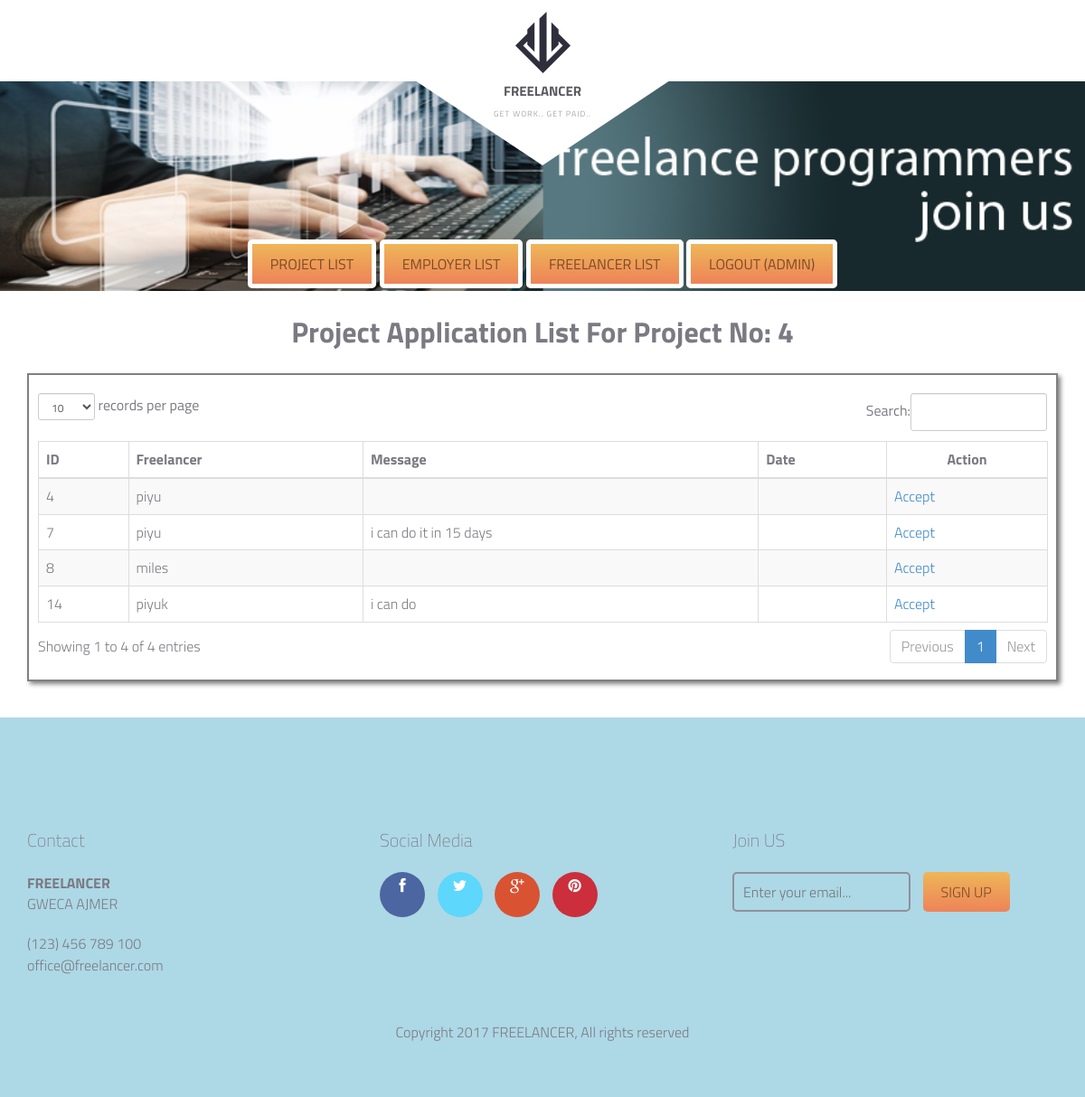
Page /admin_viewapplication.php?id=4 (signed in) on the committed database.
### tables this page shows
CREATE TABLE IF NOT EXISTS `project_application` (
  `sr_no` int(11) NOT NULL AUTO_INCREMENT,
  `project_id` int(11) NOT NULL,
  `freelancer_id` int(11) NOT NULL,
  `date` varchar(500) NOT NULL,
  `description` varchar(500) NOT NULL,
  `message` varchar(500) NOT NULL,
  `status` int(11) NOT NULL,
  PRIMARY KEY (`sr_no`)
);

CREATE TABLE IF NOT EXISTS `freelancer` (
  `sr_no` int(11) NOT NULL AUTO_INCREMENT,
  `name` varchar(500) NOT NULL,
  `pass` varchar(500) NOT NULL,
  `dob` date NOT NULL,
  `email` varchar(500) NOT NULL,
  `image` text NOT NULL,
  `number` text NOT NULL,
  `college` text NOT NULL,
  `address` text NOT NULL,
  `experience` text NOT NULL,
  `qualification` text NOT NULL,
  `skills` text NOT NULL,
  `resume` varchar(500) NOT NULL,
  `active` int(11) NOT NULL DEFAULT '1',
  `gender` varchar(10) NOT NULL,
  PRIMARY KEY (`sr_no`)
);

### admin_viewapplication.php (the view, shortened to what this page needs)
<?php
	$id = $_GET['id'];
	$con=mysqli_connect("127.0.0.1:3307","pma","","freelancer");
	$fq = "select * from project where id='$id'";
	$fqres = mysqli_query($con,$fq);
	$fqrow=mysqli_fetch_array($fqres);
	$selected_freelancer = $fqrow['selected_freelancer'];
	$q="Select project_application.*, freelancer.sr_no sr_no, freelancer.name name from project_application inner join freelancer on project_application.freelancer_id = freelancer.sr_no where project_id = '$id'";
	$res=mysqli_query($con,$q);
?>
<!DOCTYPE html>
<html lang="en">
	<head>
		<link href="fonts/font-awesome.min.css" rel="stylesheet" type="text/css">
		<link href="assets/css/bootstrap.css" rel="stylesheet" />
    <link href="assets/js/dataTables/dataTables.bootstrap.css" rel="stylesheet" />
    <link href="assets/css/font-awesome.css" rel="stylesheet" />
		<link rel="stylesheet" href="style.css">
	</head>
	<body class="homepage">
		<div id="site-content">
			<header class="site-header">
				<div class="container">
					<div id="branding">
						<img src="images/logo.png" alt="" class="logo">
						<h1 class="site-title"><a href="index.php">FREELANCER</a></h1>
						<small class="site-description">GET WORK.. GET PAID..</small>
					</div>
				</div>
			</header>
			<main class="main-content">
				<div class="hero">
					<div class="featured-image" data-bg-image="dummy/home.jpg" style="background-image: url(&quot;dummy/home.jpg&quot;);">
						<a href="admin_projectlist.php" class="button">Project List</a>
						<a href="admin_employerlist.php" class="button">Employer List</a>
						<a href="admin_freelancerlist.php" class="button">Freelancer List</a>
						<a href="admin_logout.php" class="button">Logout (<?php echo $_SESSION['admin_username']; ?>)</a>
					</div>
				</div>
				<div class="fullwidth-block content">
					<div class="container">
<center><h1>
Project Application List For Project No: <?php echo $id; ?>
</h1></center>
						<div class="" style="padding:10px; border:2px solid gray; box-shadow:3px 3px 5px gray;">
							<div class="row">
							<div class="col-md-12">
                                    <div class="table-responsive">
										<table class="table table-striped table-bordered table-hover" id="dataTables-example">
											<thead>
												<tr>
													<th>ID</th>
													<th>Freelancer</th>
													<th>Message</th>
													<th >Date</th>
													<th ><center>Action</center></th>
												</tr>
											</thead>
											<tbody>
											<?php
												while($row=mysqli_fetch_array($res))
												{
												echo "<tr class='even gradeA'>";
												echo "<td>$row[0]</td>";
												echo"<td >".$row['name']."</td>";
												echo "<td>".$row['message']."</td>";
												echo "<td>".$row['date']."</td>";
												if($selected_freelancer==0)
												{
												echo "<td><a href='employer_acceptprojectapplication.php?id=".$row['project_id']."&freelancer_id=".$row['sr_no']."'>Accept</a> </td></tr>";
												}
												}
											?>
											</tbody>
										</table>
									</div>
                                </div>
                            </div>
							</div>
						</div>
					</div>
				</div>
			<footer class="site-footer">
				<div class="container">
					<div class="row">
						<div class="col-md-4">
							<div class="widget">
								<h3 class="widget-title">Contact</h3>
								<strong>FREELANCER</strong>
								<address>GWECA AJMER</address>
								<a href="tel:1234567890">(123) 456 789 100</a> <br>
								<a href="mailto:office@freelancer.com">office@freelancer.com</a>
							</div>
						</div>
						<div class="col-md-4">
							<div class="widget">
								<h3 class="widget-title">Social Media</h3>
								<div class="social-links">
									<a href="#" class="facebook"><i class="fa fa-facebook"></i></a>
									<a href="#" class="twitter"><i class="fa fa-twitter"></i></a>
									<a href="#" class="google-plus"><i class="fa fa-google-plus"></i></a>
									<a href="#" class="pinterest"><i class="fa fa-pinterest"></i></a>
								</div>
							</div>
						</div>
						<div class="col-md-4">
							<div class="widget">
								<h3 class="widget-title">Join US</h3>
								<form action="#" class="subscribe">
									<input type="email" placeholder="Enter your email...">
									<input type="submit" value="sign up">
								</form>
							</div>
						</div>
					</div>
					<div class="copy">
						<p>Copyright 2017 FREELANCER,  All rights reserved</p>
					</div>
				</div>
			</footer>
	</body>
</html>

### rows in the picture
project_application: sr_no "4", freelancer.name "piyu"
project_application: sr_no "7", freelancer.name "piyu", message "i can do it in 15 days"
project_application: sr_no "8", freelancer.name "miles"
project_application: sr_no "14", freelancer.name "piyuk", message "i can do"

### other values in the picture
$_SESSION['admin_username'] "ADMIN"
$id "4"
